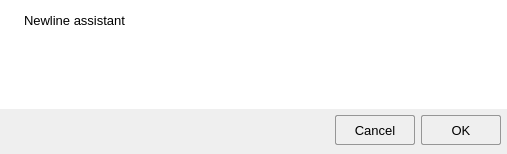
<?xml version="1.0" encoding="UTF-8"?>
<ui version="4.0">
 <class>HintDialog</class>
 <widget class="QDialog" name="HintDialog">
  <property name="geometry">
   <rect>
    <x>0</x>
    <y>0</y>
    <width>507</width>
    <height>154</height>
   </rect>
  </property>
  <property name="minimumSize">
   <size>
    <width>0</width>
    <height>140</height>
   </size>
  </property>
  <property name="maximumSize">
   <size>
    <width>16777215</width>
    <height>16777215</height>
   </size>
  </property>
  <property name="font">
   <font>
    <family>Microsoft YaHei UI</family>
    <pointsize>10</pointsize>
    <weight>50</weight>
    <bold>false</bold>
   </font>
  </property>
  <property name="windowTitle">
   <string>Prompt</string>
  </property>
  <property name="windowIcon">
   <iconset>
    <normalon>:/Resource/images/logo.png</normalon>
   </iconset>
  </property>
  <property name="styleSheet">
   <string notr="true">background-color: rgb(255, 255, 255);</string>
  </property>
  <layout class="QGridLayout" name="gridLayout_6">
   <property name="leftMargin">
    <number>0</number>
   </property>
   <property name="topMargin">
    <number>0</number>
   </property>
   <property name="rightMargin">
    <number>0</number>
   </property>
   <property name="bottomMargin">
    <number>0</number>
   </property>
   <property name="horizontalSpacing">
    <number>0</number>
   </property>
   <property name="verticalSpacing">
    <number>6</number>
   </property>
   <item row="0" column="0">
    <widget class="QWidget" name="titleWidget" native="true">
     <property name="minimumSize">
      <size>
       <width>0</width>
       <height>35</height>
      </size>
     </property>
     <property name="maximumSize">
      <size>
       <width>16777215</width>
       <height>40</height>
      </size>
     </property>
     <layout class="QGridLayout" name="gridLayout_4">
      <property name="leftMargin">
       <number>3</number>
      </property>
      <property name="topMargin">
       <number>0</number>
      </property>
      <property name="rightMargin">
       <number>3</number>
      </property>
      <property name="bottomMargin">
       <number>0</number>
      </property>
      <property name="verticalSpacing">
       <number>0</number>
      </property>
      <item row="0" column="0">
       <widget class="QLabel" name="label">
        <property name="minimumSize">
         <size>
          <width>15</width>
          <height>15</height>
         </size>
        </property>
        <property name="maximumSize">
         <size>
          <width>15</width>
          <height>15</height>
         </size>
        </property>
        <property name="styleSheet">
         <string notr="true">image: url(:/Resource/images/logo.png);</string>
        </property>
        <property name="text">
         <string/>
        </property>
       </widget>
      </item>
      <item row="0" column="1">
       <widget class="QLabel" name="titleLabel">
        <property name="text">
         <string>Newline assistant</string>
        </property>
       </widget>
      </item>
      <item row="0" column="2">
       <spacer name="horizontalSpacer_2">
        <property name="orientation">
         <enum>Qt::Horizontal</enum>
        </property>
        <property name="sizeHint" stdset="0">
         <size>
          <width>302</width>
          <height>20</height>
         </size>
        </property>
       </spacer>
      </item>
      <item row="0" column="3">
       <widget class="QPushButton" name="closeButton">
        <property name="minimumSize">
         <size>
          <width>40</width>
          <height>30</height>
         </size>
        </property>
        <property name="maximumSize">
         <size>
          <width>40</width>
          <height>30</height>
         </size>
        </property>
        <property name="focusPolicy">
         <enum>Qt::NoFocus</enum>
        </property>
        <property name="styleSheet">
         <string notr="true">.QPushButton{
  border:1px solid white;
  image: url(:/Resource/icons/close.png);
}
.QPushButton:hover{ 
	background:rgb(255,0,0);
}

.QPushButton:pressed{ 
	background:rgb(200,0,0);
}
</string>
        </property>
        <property name="text">
         <string/>
        </property>
        <property name="flat">
         <bool>true</bool>
        </property>
       </widget>
      </item>
     </layout>
    </widget>
   </item>
   <item row="1" column="0">
    <layout class="QGridLayout" name="gridLayout_5">
     <property name="verticalSpacing">
      <number>0</number>
     </property>
     <item row="0" column="0">
      <layout class="QGridLayout" name="gridLayout_2">
       <property name="leftMargin">
        <number>12</number>
       </property>
       <property name="bottomMargin">
        <number>12</number>
       </property>
       <property name="horizontalSpacing">
        <number>6</number>
       </property>
       <item row="0" column="0">
        <widget class="QLabel" name="iconLabel">
         <property name="minimumSize">
          <size>
           <width>50</width>
           <height>40</height>
          </size>
         </property>
         <property name="maximumSize">
          <size>
           <width>50</width>
           <height>50</height>
          </size>
         </property>
         <property name="styleSheet">
          <string notr="true">border-image: url(:/Resource/images/warning.png);</string>
         </property>
         <property name="text">
          <string/>
         </property>
        </widget>
       </item>
       <item row="0" column="1">
        <widget class="QLabel" name="textLabel">
         <property name="minimumSize">
          <size>
           <width>0</width>
           <height>0</height>
          </size>
         </property>
         <property name="font">
          <font>
           <pointsize>9</pointsize>
           <underline>false</underline>
          </font>
         </property>
         <property name="text">
          <string/>
         </property>
         <property name="alignment">
          <set>Qt::AlignLeading|Qt::AlignLeft|Qt::AlignVCenter</set>
         </property>
        </widget>
       </item>
      </layout>
     </item>
    </layout>
   </item>
   <item row="2" column="0">
    <widget class="QWidget" name="widget" native="true">
     <property name="minimumSize">
      <size>
       <width>40</width>
       <height>40</height>
      </size>
     </property>
     <property name="maximumSize">
      <size>
       <width>16777215</width>
       <height>45</height>
      </size>
     </property>
     <property name="styleSheet">
      <string notr="true">background-color: rgb(239, 239, 239);</string>
     </property>
     <layout class="QGridLayout" name="gridLayout">
      <property name="topMargin">
       <number>6</number>
      </property>
      <property name="rightMargin">
       <number>6</number>
      </property>
      <property name="bottomMargin">
       <number>9</number>
      </property>
      <item row="0" column="2">
       <widget class="QPushButton" name="okButton">
        <property name="minimumSize">
         <size>
          <width>80</width>
          <height>30</height>
         </size>
        </property>
        <property name="styleSheet">
         <string notr="true">QPushButton{
    border-style:solid;
    border-width:1px 1px 1px 1px;
    border-color:#969696;
    border-radius:2px;
}
QPushButton:hover{
    border-style:solid;
    border-width:1px 1px 1px 1px;
    border-color:#0078d6;
    border-radius:2px;
}

QPushButton:pressed{
    border-style:solid;
    border-width:2px 2px 2px 2px;
    border-color:#0078d6;
    border-radius:2px;
}</string>
        </property>
        <property name="text">
         <string>OK</string>
        </property>
       </widget>
      </item>
      <item row="0" column="0">
       <spacer name="horizontalSpacer">
        <property name="orientation">
         <enum>Qt::Horizontal</enum>
        </property>
        <property name="sizeHint" stdset="0">
         <size>
          <width>40</width>
          <height>20</height>
         </size>
        </property>
       </spacer>
      </item>
      <item row="0" column="1">
       <widget class="QPushButton" name="cancelButton">
        <property name="minimumSize">
         <size>
          <width>80</width>
          <height>30</height>
         </size>
        </property>
        <property name="styleSheet">
         <string notr="true">QPushButton{
    border-style:solid;
    border-width:1px 1px 1px 1px;
    border-color:#969696;
    border-radius:2px;
}
QPushButton:hover{
    border-style:solid;
    border-width:1px 1px 1px 1px;
    border-color:#0078d6;
    border-radius:2px;
}

QPushButton:pressed{
    border-style:solid;
    border-width:2px 2px 2px 2px;
    border-color:#0078d6;
    border-radius:2px;
}</string>
        </property>
        <property name="text">
         <string>Cancel</string>
        </property>
       </widget>
      </item>
     </layout>
    </widget>
   </item>
  </layout>
 </widget>
 <resources/>
 <connections/>
</ui>
